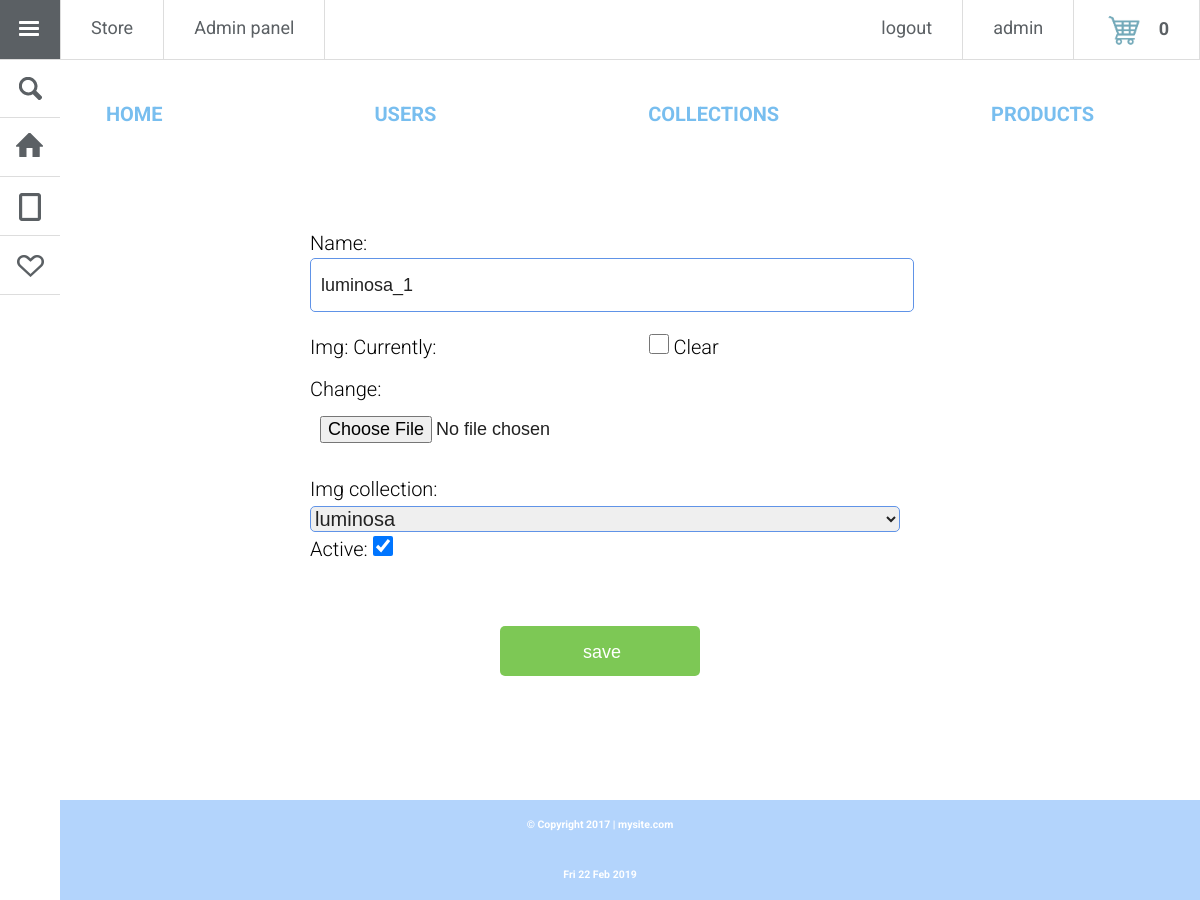
The app's page /admin/products/update/1/ (signed in) with its own data.
### authapp/models.py (models this page shows, shortened)
class AuthUsers(AbstractUser):
    au_avatar = models.ImageField(verbose_name='avatar', upload_to='users_avatars', blank=True)
    au_age = models.PositiveIntegerField(verbose_name='age')

### mainapp/models.py (models this page shows, shortened)
class CollectionsImg(models.Model):
    img_name = models.CharField(verbose_name='name', max_length=32, blank=True, unique=True)
    img_img = models.ImageField(verbose_name='img', blank=True, upload_to='media')
    img_collection = models.ForeignKey(Collections, on_delete=models.CASCADE)
    img_is_active = models.BooleanField(verbose_name='active', default=True)

### adminapp/views.py (the view)
# urls.py: url(r'^products/update/(?P<pk>\d+)/$', admin_views.products_update, name='products_update'),
@user_passes_test(lambda u: u.is_superuser)
def products_update(request, pk):
    title = 'products_update'
    edit_product = get_object_or_404(CollectionsImg, pk=pk)
    if request.method == 'POST':
        edit_form = ProductEditForm(request.POST, request.FILES, instance=edit_product)
        if edit_form.is_valid():
            edit_form.save()
            return HttpResponseRedirect(reverse('admin:products_update', args=[edit_product.pk]))
    else:
        edit_form = ProductEditForm(instance=edit_product)
    content = {'title': title,
               'update_form': edit_form,
               'basket': basket_func(request),
               'collections': wallpaper_collections, }
    return render(request, 'adminapp/products_update.html', content)

### adminapp/forms.py
class ProductEditForm(forms.ModelForm):
    class Meta:
        model = CollectionsImg
        fields = '__all__'

### mainapp/models.py (called while the page is built)
    def __str__(self):
        return self.collection_name

### mainapp/views.py (called while the page is built)
def basket_func(request):
    basket = []
    if request.user.is_authenticated:
        basket = Basket.objects.filter(basket_user=request.user)
    return basket

### adminapp/templates/adminapp/products_update.html
{% extends 'adminapp/base.html' %}
{% load static %}
{% block container %}
{% block admin_nav%}
{{ block.super }}
{% endblock %}
<div class="reg_form">
    <form method="post" class="form-horizontal" enctype="multipart/form-data">{% csrf_token %}
        <div class="product_update_form">
        {{ update_form.as_p }}
        </div>
        <input class="form-control" type="submit" value="save">
    </form>
</div>
{% endblock %}

### templates/index.html (shortened to what this page needs)
{% load static %}
<!DOCTYPE HTML>
<html lang="en-US">
<head>
	{% block css_js %}
	<link rel="stylesheet" href="{% static 'css/normalize.css' %}" />
	<link rel="stylesheet" href="{% static 'css/main.css' %}" />
	{% endblock %}
</head>
<body>
	<nav>
		<ul>
			<li><a href="#" class="icon icon-menu" id="btn-menu">Menu</a></li>
			<li><a href="{% url 'collections' %}">Store</a></li>
			{% if user.is_authenticated %}
				{% if user.is_superuser %}
				<li><a href="{% url 'admin:users' %}">Admin panel</a></li>
				{% endif %}
			{% endif %}
		</ul>
		<ul>
			{% if user.is_authenticated %}
			<li class="right_nav">
				<a href="{% url 'basket:edit' %}">
					<div class="nav_user_avatar">
						<img src="/media/basket.png">
						<strong>{{ basket.0.total_quantity|default:0 }}</strong>
					</div>
				</a>
			</li>
			<li class="right_nav">
				<a href="{% url 'auth:edit' %}">
					<div class="nav_user_avatar">
					{{ user.first_name|default:'AnyUser' }}
					</div>
				</a>
			</li>
			{% endif %}
			<li class="right_nav">
				{% if user.is_authenticated %}
				<a href="{% url 'auth:logout' %}">logout</a>
				{% else %}
				<a href="{% url 'auth:login' %}">login</a>
				{% endif %}
			</li>
		</ul>
	</nav>
	<div id="sideNav">
		<ul>
			<li class="searchForm"><a href="#" class="icon icon-search"><span><input type="text" placeholder="Search" class="search" /></span></a></li>
			<li><a href="{% url 'main' %}" class="icon icon-home"><span>Home</span></a></li>
			<li><a href="{% url 'collections' %}" class="icon icon-articles"><span>Collections</span></a>
			</li>
			<li><a href="{% url 'contacts' %}" class="icon icon-social"><span>Contacts</span></a>
			</li>
		</ul>
	</div>
	<div class="container">
		{% block container %}{% endblock %}
	</div>
	<footer class="footer">
		<a href="#"><h6>© Copyright 2017 | mysite.com</h6></a>
		<h6>{% now "D d M Y" %}</h6>
	</footer>
</body>
</html>

### static/css/main.css (style rules this page uses)
html { height:100%; }
body { height: auto; font-size:14px; background: #fff url(../img/bg.png) no-repeat center center fixed; -webkit-background-size: cover; -moz-background-size: cover; -o-background-size: cover; background-size: cover; font-family: 'Roboto', sans-serif; display: flex; min-height: 100vh; flex-direction: column }
.container { text-align:center; width: 100%; margin:0 auto; min-height: 100vh; }
.container a { color:#78beef; text-decoration:none; }
.container p { font-weight:300; font-size:20px; line-height:30px; color:#ddd; margin-bottom:0; }
nav { font-family: 'Roboto', sans-serif; width: 100%; height: 59px; border-bottom:1px solid #ddd; position: fixed; top:0; left:0; z-index:20; background-color:#ffffff; }
nav ul, #sideNav ul, #sideNav ul ul { margin:0; padding:0; list-style:none; }
nav li { margin:0; float:left; border-right:1px solid #ddd; font-size:18px; }
.right_nav { float:right; color:#5b6064; display:block; }
nav a, #sideNav a { color:#5b6064; text-decoration:none; display:block; padding:10px 30px; height:59px; -webkit-box-sizing: border-box; -moz-box-sizing: border-box; -o-box-sizing: border-box; line-height:35px; }
#sideNav, #sideNav.showHalfMenu, #sideNav.showFullMenu, #sideNav ul ul li, #sideNav.showFullMenu ul ul li { -webkit-transition: 0.2s ease; -moz-transition: 0.2s ease; -ms-transition: 0.2s ease; transition: 0.2s ease; }
#sideNav { position: fixed; left:-60px; top:59px; width: 60px; height:100%; background-color:#fff; overflow-y: auto; }
#sideNav.showHalfMenu { left:0; }
#sideNav > ul { width: 100%; padding-bottom:60px; }
#sideNav ul li { width: 100%; margin:0; font-weight:300; }
#sideNav ul li a { border-bottom:1px solid #ddd; padding-left:70px; }
.icon { background: transparent url('../img/icons.png') no-repeat 0 0; }
.icon-menu { text-indent:-99999em; background-position: 0 0; }
.icon-search { background-position: 0 -60px; }
.icon-home { background-position: 0 -120px; }
.icon-articles { background-position: 0 -180px; }
.icon-social { background-position: 0 -240px; }
.footer { width: 100%; text-align: center; line-height: 50px; background-color: #b3d4fc; flex: 1; }
.footer h6 { line-height: 50px; color: #FFF; margin: 0; }
.footer a { text-decoration: none; }
.nav_user_avatar { display: block; }
.nav_user_avatar img { border-radius: 50%; width: 40px; height: 40px; margin-right: 10px; }

### static/css/admin.css (style rules this page uses)
.reg_form a { color: white; }
.product_update_form { margin-bottom: 50px; }

### static/css/auth_form.css (style rules this page uses)
.reg_form { display: block; width: 50%; height: 100%; margin: 100px auto; }
.reg_form p { color: black; display: block; text-align: left; padding-left: 10px; }
.reg_form select { width: 100%; border-radius: 5px; border: 1px solid #6093e7; }
.reg_form input, .reg_form textarea { line-height: 50px; font-size: 18px; width: 100%; height: 50px; border: 1px solid #6093e7; outline: none; border-radius: 5px; margin-bottom: 20px; text-align: left; padding-left: 10px; }
.reg_form input[type='checkbox'] { display: inline; width: 20px; height: 20px; background: red; }
.reg_form input[type='submit'] { display: block; width: 200px; height: 50px; border: none; background: #7DC855; margin: auto; margin-bottom: 10px; text-align: center; border-radius: 5px; line-height: 50px; font-size: 18px; color: white; }
.reg_form input[type='file'] { display: block; border: 0px; }

### records on screen
AuthUsers: first_name "admin"
CollectionsImg: img_name "luminosa_1", img_collection "luminosa", img_is_active "☑"

### other values on screen
{{ basket.0.total_quantity|default:0 }} "0"
